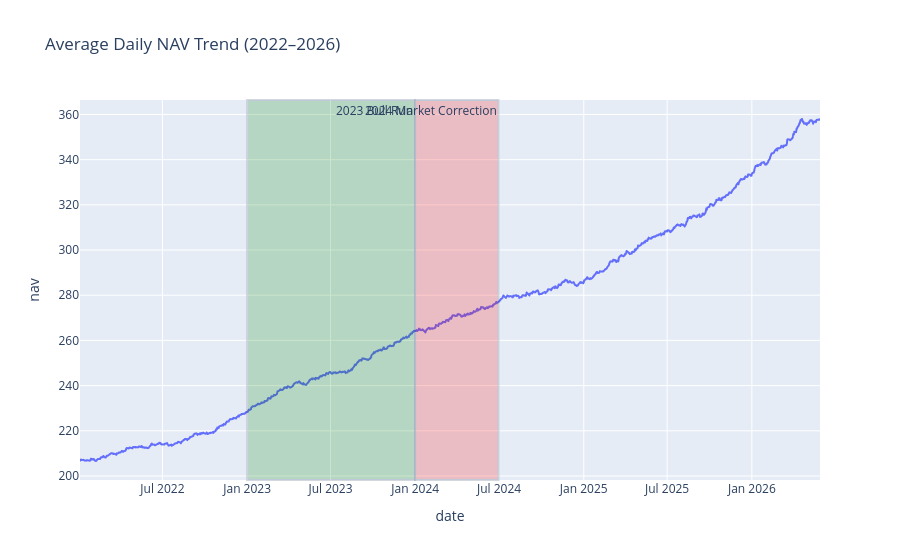

Source (notebook cell):
### Code cell
import os


avg_nav = (
    nav_fund.groupby('date')['nav']
    .mean()
    .reset_index()
)

fig = px.line(
    avg_nav,
    x='date',
    y='nav',
    title='Average Daily NAV Trend (2022–2026)'
)

fig.add_vrect(
    x0="2023-01-01",
    x1="2023-12-31",
    fillcolor="green",
    opacity=0.20,
    annotation_text="2023 Bull Run"
)

fig.add_vrect(
    x0="2024-01-01",
    x1="2024-06-30",
    fillcolor="red",
    opacity=0.20,
    annotation_text="2024 Market Correction"
)

fig.show()

### Figure 1 — Plotly figure (JSON) as saved in the notebook; plotly's stock layout.template omitted (floating-point values rounded to 4 significant figures; data arrays with more than 128 entries replaced by an {"elided": "..."} marker saying what was removed)
{"data": [{"hovertemplate": "date=%{x}<br>nav=%{y}<extra></extra>", "legendgroup": "", "line": {"color": "#636efa", "dash": "solid"}, "marker": {"symbol": "circle"}, "mode": "lines", "name": "", "showlegend": false, "type": "scattergl", "x": {"elided": "1150 str values"}, "xaxis": "x", "y": {"elided": "1150 float values"}, "yaxis": "y"}], "layout": {"annotations": [{"showarrow": false, "text": "2023 Bull Run", "x": "2023-12-31", "xanchor": "right", "xref": "x", "y": 1, "yanchor": "top", "yref": "y domain"}, {"showarrow": false, "text": "2024 Market Correction", "x": "2024-06-30", "xanchor": "right", "xref": "x", "y": 1, "yanchor": "top", "yref": "y domain"}], "legend": {"tracegroupgap": 0}, "shapes": [{"fillcolor": "green", "opacity": 0.2, "type": "rect", "x0": "2023-01-01", "x1": "2023-12-31", "xref": "x", "y0": 0, "y1": 1, "yref": "y domain"}, {"fillcolor": "red", "opacity": 0.2, "type": "rect", "x0": "2024-01-01", "x1": "2024-06-30", "xref": "x", "y0": 0, "y1": 1, "yref": "y domain"}], "title": {"text": "Average Daily NAV Trend (2022–2026)"}, "xaxis": {"anchor": "y", "domain": [0, 1], "title": {"text": "date"}}, "yaxis": {"anchor": "x", "domain": [0, 1], "title": {"text": "nav"}}}}
